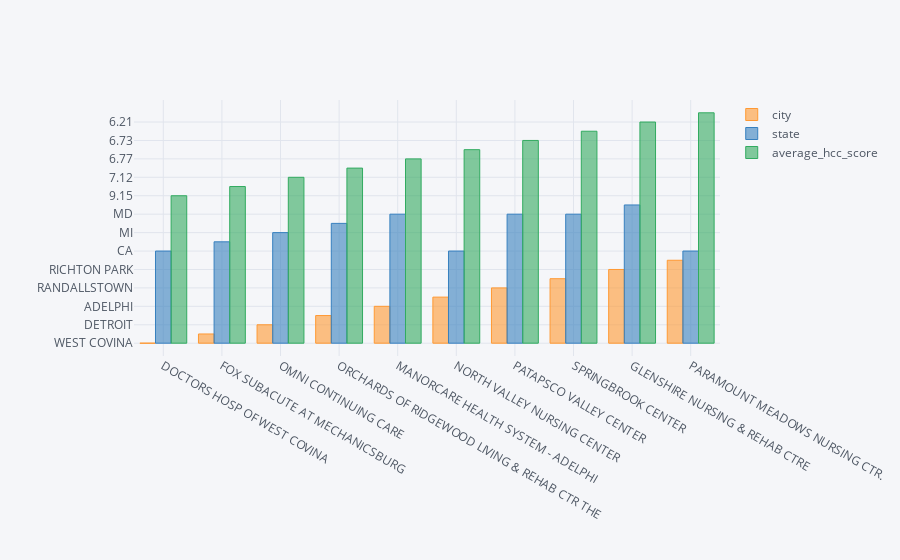

This figure's notebook cell:
### Code cell
High_nursing.head(10).iplot(kind='bar', x='facility_name')

### Figure 1 — Plotly figure (JSON) as saved in the notebook; plotly's stock layout.template omitted (floating-point values rounded to 4 significant figures)
{"data": [{"marker": {"color": "rgba(255, 153, 51, 0.6)", "line": {"color": "rgba(255, 153, 51, 1.0)", "width": 1}}, "name": "city", "orientation": "v", "text": "", "type": "bar", "x": ["DOCTORS HOSP OF WEST COVINA", "FOX SUBACUTE AT MECHANICSBURG", "OMNI CONTINUING CARE", "ORCHARDS OF RIDGEWOOD LIVING & REHAB CTR THE", "MANORCARE HEALTH SYSTEM - ADELPHI", "NORTH VALLEY NURSING CENTER", "PATAPSCO VALLEY CENTER", "SPRINGBROOK CENTER", "GLENSHIRE NURSING & REHAB CTRE", "PARAMOUNT MEADOWS NURSING CTR."], "y": ["WEST COVINA", "MECHANICSBURG", "DETROIT", "AKRON", "ADELPHI", "TUJUNGA", "RANDALLSTOWN", "SILVER SPRING", "RICHTON PARK", "PARAMOUNT"]}, {"marker": {"color": "rgba(55, 128, 191, 0.6)", "line": {"color": "rgba(55, 128, 191, 1.0)", "width": 1}}, "name": "state", "orientation": "v", "text": "", "type": "bar", "x": ["DOCTORS HOSP OF WEST COVINA", "FOX SUBACUTE AT MECHANICSBURG", "OMNI CONTINUING CARE", "ORCHARDS OF RIDGEWOOD LIVING & REHAB CTR THE", "MANORCARE HEALTH SYSTEM - ADELPHI", "NORTH VALLEY NURSING CENTER", "PATAPSCO VALLEY CENTER", "SPRINGBROOK CENTER", "GLENSHIRE NURSING & REHAB CTRE", "PARAMOUNT MEADOWS NURSING CTR."], "y": ["CA", "PA", "MI", "OH", "MD", "CA", "MD", "MD", "IL", "CA"]}, {"marker": {"color": "rgba(50, 171, 96, 0.6)", "line": {"color": "rgba(50, 171, 96, 1.0)", "width": 1}}, "name": "average_hcc_score", "orientation": "v", "text": "", "type": "bar", "x": ["DOCTORS HOSP OF WEST COVINA", "FOX SUBACUTE AT MECHANICSBURG", "OMNI CONTINUING CARE", "ORCHARDS OF RIDGEWOOD LIVING & REHAB CTR THE", "MANORCARE HEALTH SYSTEM - ADELPHI", "NORTH VALLEY NURSING CENTER", "PATAPSCO VALLEY CENTER", "SPRINGBROOK CENTER", "GLENSHIRE NURSING & REHAB CTRE", "PARAMOUNT MEADOWS NURSING CTR."], "y": [9.15, 7.84, 7.12, 7.07, 6.77, 6.76, 6.73, 6.72, 6.21, 6.15]}], "layout": {"legend": {"bgcolor": "#F5F6F9", "font": {"color": "#4D5663"}}, "paper_bgcolor": "#F5F6F9", "plot_bgcolor": "#F5F6F9", "title": {"font": {"color": "#4D5663"}}, "xaxis": {"gridcolor": "#E1E5ED", "showgrid": true, "tickfont": {"color": "#4D5663"}, "title": {"font": {"color": "#4D5663"}, "text": ""}, "zerolinecolor": "#E1E5ED"}, "yaxis": {"gridcolor": "#E1E5ED", "showgrid": true, "tickfont": {"color": "#4D5663"}, "title": {"font": {"color": "#4D5663"}, "text": ""}, "zerolinecolor": "#E1E5ED"}}}
